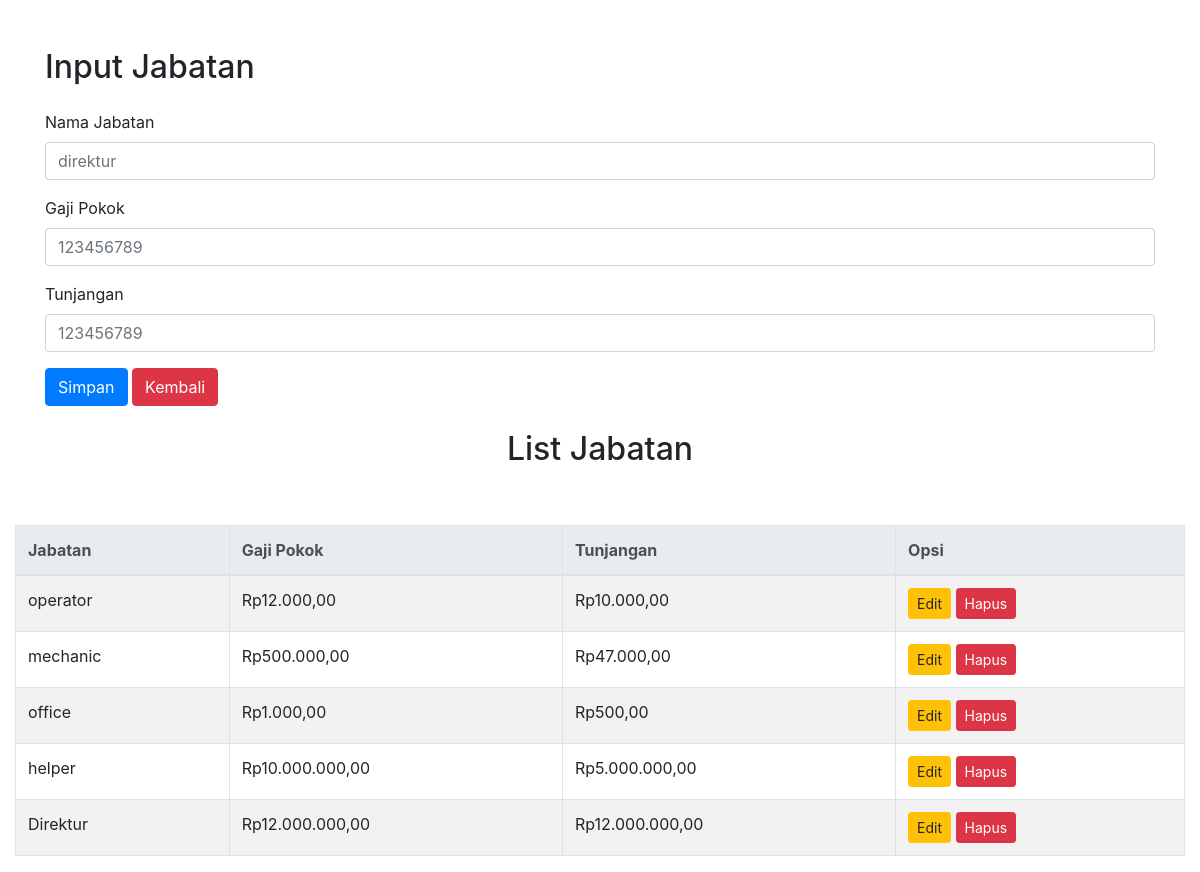
Page /jabatan/input_jab.php on the committed database.
### tables this page shows
CREATE TABLE `jabatan` (
  `id_jab` int(11) NOT NULL,
  `nama_jab` varchar(255) NOT NULL,
  `gaji_pokok` int(11) NOT NULL,
  `tunjangan` int(11) NOT NULL
);

### jabatan/input_jab.php (the view, shortened to what this page needs)
<!DOCTYPE html>
<html lang="en">
<head>
    <link href="https://stackpath.bootstrapcdn.com/bootstrap/4.5.2/css/bootstrap.min.css" rel="stylesheet">
</head>
<body>
    <div class="container mt-5">
        <h2 class="mb-4">Input Jabatan</h2>
        <form action="add_jab.php" method="POST">
            <div class="form-group">
                <label for="jabatan">Nama Jabatan</label>
                <input type="text" id="jabatan" name="jabatan" class="form-control" required placeholder="direktur">
            </div>
            <div class="form-group">
                <label for="gaji">Gaji Pokok</label>
                <input type="number" id="gaji" name="gaji" class="form-control" required placeholder="123456789">
            </div>
            <div class="form-group">
                <label for="tunjangan">Tunjangan</label>
                <input type="number" id="tunjangan" name="tunjangan" class="form-control" required placeholder="123456789">
            </div>
            <button type="submit" class="btn btn-primary">Simpan</button>
            <a class="btn btn-danger" href="../index.php">Kembali</a>
        </form>
    </div>
</body>
<body class="container-fluid">
    <center><h2 class="mt-4">List Jabatan</h2></center>
    <br/>
    <br/>
    <table class="table table-striped table-bordered">
        <thead class="thead-light">
            <tr>
                <th>Jabatan</th>
                <th>Gaji Pokok</th>
                <th>Tunjangan</th>
                <th>Opsi</th>
            </tr>
        </thead>
        <tbody>
        <?php
        include '../conn.php';
        $data = mysqli_query($conn, "SELECT * FROM jabatan  ");
        while($d = mysqli_fetch_array($data)){
            ?>
            <tr>
                <td><?php echo htmlspecialchars($d['nama_jab']); ?></td>
                <td><?php echo "Rp" . number_format(htmlspecialchars($d['gaji_pokok']), 2, ",", "."); ?></td>
                <td><?php echo "Rp" . number_format(htmlspecialchars($d['tunjangan']), 2, ",", "."); ?></td>
                <td>
                    <a href="edit_jab.php?id=<?php echo $d['id_jab']; ?>" class="btn btn-warning btn-sm">Edit</a>
                    <a href="hapus_jab.php?id=<?php echo $d['id_jab']; ?>" class="btn btn-danger btn-sm" onclick="return confirm('Anda yakin ingin menghapus data ini?');">Hapus</a>
            </td>
            </tr>
            <?php
        }
        ?>
        </tbody>
    </table>
</body>
</html>

### rows in the picture
jabatan: nama_jab "operator", gaji_pokok "12.000,00", tunjangan "10.000,00"
jabatan: nama_jab "mechanic", gaji_pokok "500.000,00", tunjangan "47.000,00"
jabatan: nama_jab "office", gaji_pokok "1.000,00", tunjangan "500,00"
jabatan: nama_jab "helper", gaji_pokok "10.000.000,00", tunjangan "5.000.000,00"
jabatan: nama_jab "Direktur", gaji_pokok "12.000.000,00", tunjangan "12.000.000,00"
